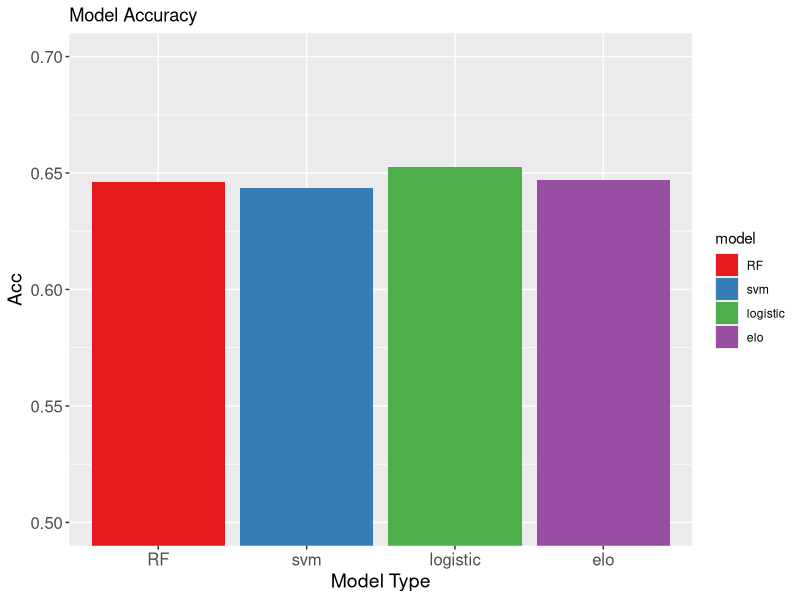
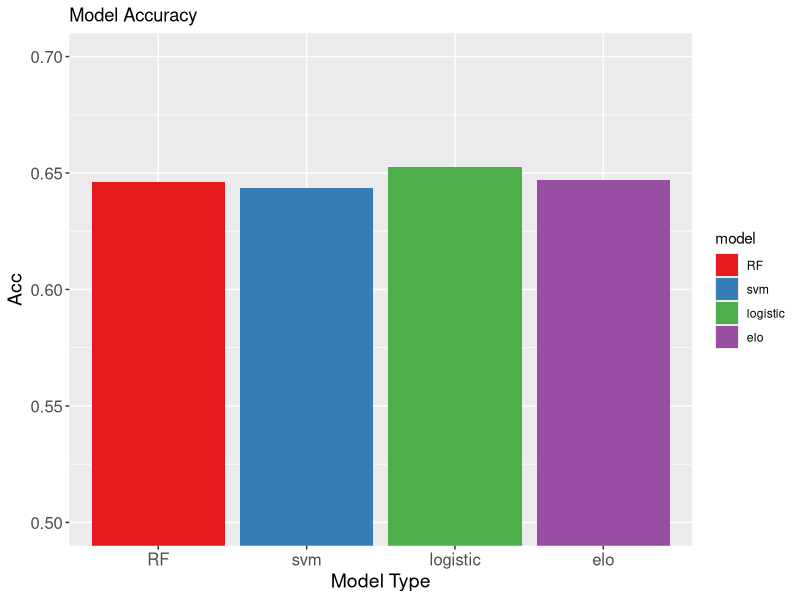

Here is the R script that generated these plots, in order:
library(ggplot2)
acc = c(0.64634146341463417,0.64349593495934965,0.65243902439024393,0.64715447154471539)
model = c('RF', 'svm','logistic', 'elo')
acc_df = data.frame(model, acc)
acc_df$model <- factor(acc_df$model, levels = unique(acc_df$model))
ggplot(acc_df, aes(x=model, y=acc, fill=model)) +
  geom_bar(stat="identity") +
  scale_fill_brewer(palette="Set1") +
  labs(x = "Model Type", y="Acc", title="Model Accuracy") +
  coord_cartesian(ylim = c(0.5, 0.7)) +
  theme(axis.text=element_text(size=12),
        axis.title=element_text(size=14))
ggsave("acc_plot.png")
